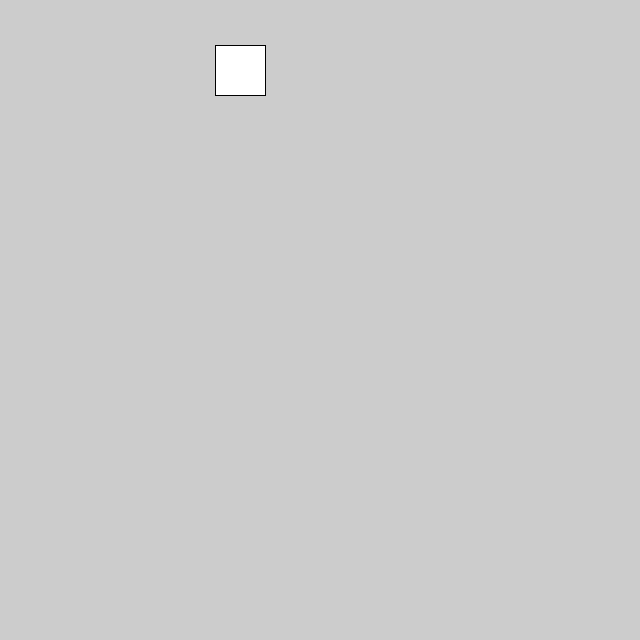
Frame 1 (no input)
Frame 60 (the mouse pressed at the canvas centre just before this capture): identical to frame 1, image omitted
Frame 120 (the mouse held since frame 60 and released just before this capture): identical to frame 1, image omitted

The Processing sketch that drew this single still picture (run headless with seeded random() and noise(); from frame 60 on, the mouse is pressed at the canvas centre):

// Processing sketch: sketch_170328_example519
// ── sketch_170328_example519.pde
int x = 215;

/*
* 初期処理
* 初回のみ実行
*/
void setup() {
  size(640, 640);
}

/*
* 描写処理
* 実行中は繰返し実行
*/
void draw() {
  background(204);
  if (keyPressed && key == CODED) {
    if (keyCode == LEFT) {
      x--;
    } else if (keyCode == RIGHT) {
      x++;
    }
  }
  rect(x, 45, 50, 50);
}
